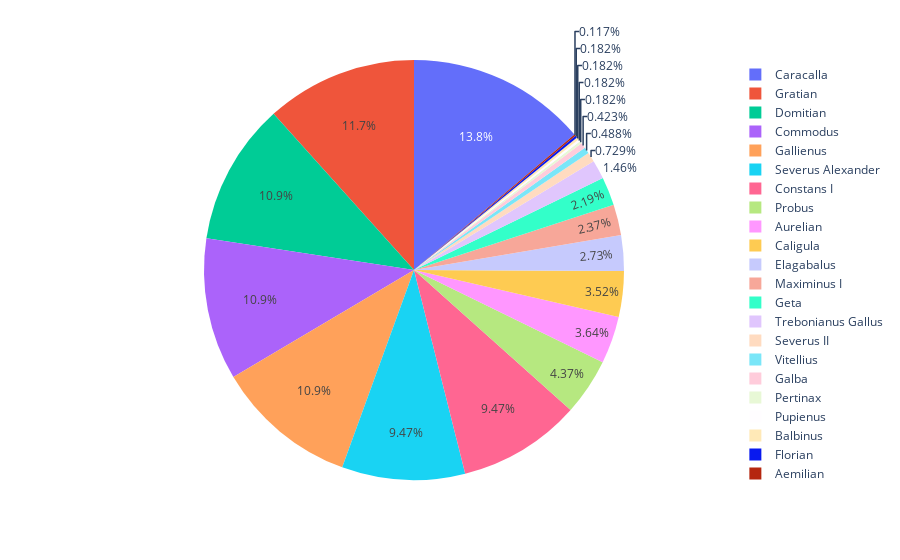

This figure's notebook cell:
### Code cell
emperor_reigns= emperor_reigns[emperor_reigns["Cause_of_Death"]=="Assassinated"]
fig = px.pie(emperor_reigns, values=emperor_reigns.Length_of_Reign, names=emperor_reigns.Emperor)

fig.show()

### Figure 1 — Plotly figure (JSON) as saved in the notebook; plotly's stock layout.template omitted (floating-point values rounded to 4 significant figures)
{"data": [{"domain": {"x": [0, 1], "y": [0, 1]}, "hovertemplate": "Emperor=%{label}<br>Length_of_Reign=%{value}<extra></extra>", "labels": ["Caligula", "Galba", "Vitellius", "Domitian", "Commodus", "Pertinax", "Caracalla", "Geta", "Elagabalus", "Severus Alexander", "Maximinus I", "Pupienus", "Balbinus", "Trebonianus Gallus", "Aemilian", "Gallienus", "Aurelian", "Florian", "Probus", "Severus II", "Constans I", "Gratian"], "legendgroup": "", "name": "", "showlegend": true, "type": "pie", "values": [4.83, 0.58, 0.67, 15, 15, 0.25, 19, 3, 3.75, 13, 3.25, 0.25, 0.25, 2, 0.16, 15, 5, 0.25, 6, 1, 13, 16]}], "layout": {"legend": {"tracegroupgap": 0}, "margin": {"t": 60}}}
